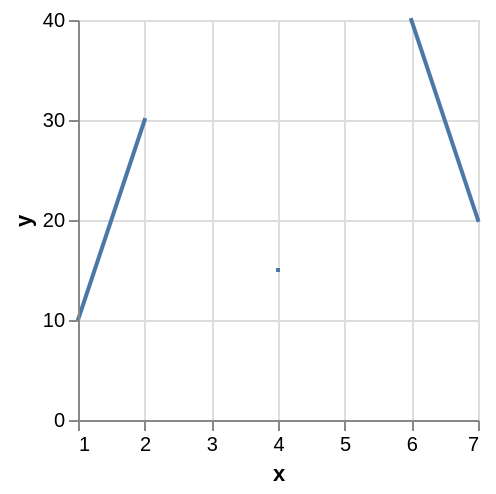

Here is the Vega-Lite specification saved for this chart:
### Vega specification from a JSON file in a GitHub repository (floating-point values rounded to 4 significant figures)
{"$schema": "https://vega.github.io/schema/vega/v5.json", "autosize": "pad", "padding": 5, "width": 200, "height": 200, "style": "cell", "data": [{"name": "source_0", "values": [{"x": 1, "y": 10}, {"x": 2, "y": 30}, {"x": 3, "y": null}, {"x": 4, "y": 15}, {"x": 5, "y": null}, {"x": 6, "y": 40}, {"x": 7, "y": 20}]}], "marks": [{"name": "marks", "type": "line", "style": ["line"], "sort": {"field": "datum[\"x\"]"}, "from": {"data": "source_0"}, "encode": {"update": {"strokeCap": {"value": "square"}, "stroke": {"value": "#4c78a8"}, "tooltip": {"signal": "{\"x\": format(datum[\"x\"], \"\"), \"y\": format(datum[\"y\"], \"\")}"}, "x": {"scale": "x", "field": "x"}, "y": {"scale": "y", "field": "y"}, "defined": {"signal": "datum[\"x\"] !== null && !isNaN(datum[\"x\"]) && datum[\"y\"] !== null && !isNaN(datum[\"y\"])"}}}}], "scales": [{"name": "x", "type": "linear", "domain": {"data": "source_0", "field": "x"}, "range": [0, {"signal": "width"}], "nice": true, "zero": false}, {"name": "y", "type": "linear", "domain": {"data": "source_0", "field": "y"}, "range": [{"signal": "height"}, 0], "nice": true, "zero": true}], "axes": [{"scale": "x", "orient": "bottom", "grid": false, "title": "x", "labelFlush": true, "labelOverlap": true, "tickCount": {"signal": "ceil(width/40)"}, "zindex": 1}, {"scale": "x", "orient": "bottom", "gridScale": "y", "grid": true, "tickCount": {"signal": "ceil(width/40)"}, "domain": false, "labels": false, "maxExtent": 0, "minExtent": 0, "ticks": false, "zindex": 0}, {"scale": "y", "orient": "left", "grid": false, "title": "y", "labelOverlap": true, "tickCount": {"signal": "ceil(height/40)"}, "zindex": 1}, {"scale": "y", "orient": "left", "gridScale": "x", "grid": true, "tickCount": {"signal": "ceil(height/40)"}, "domain": false, "labels": false, "maxExtent": 0, "minExtent": 0, "ticks": false, "zindex": 0}]}
